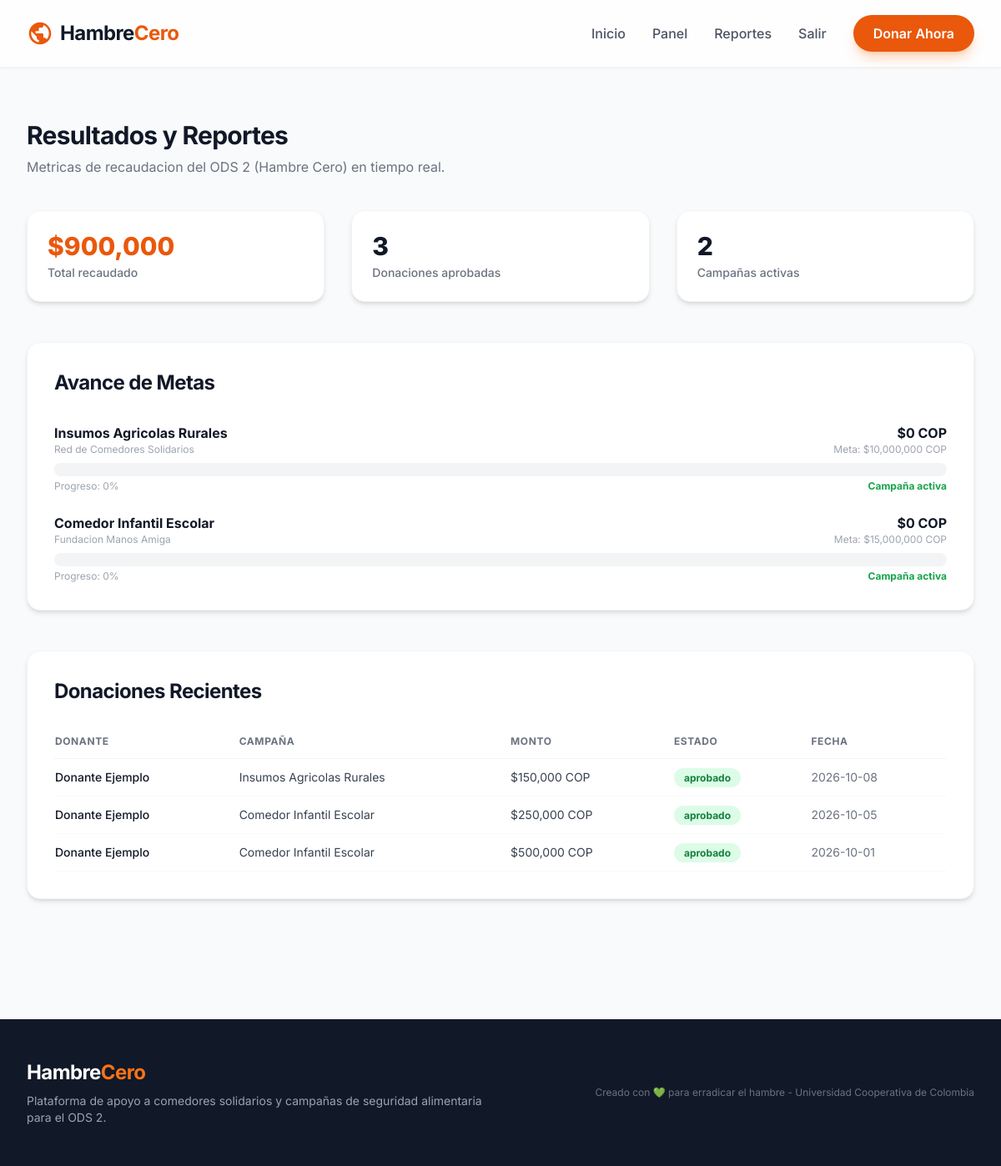
The page /reportes (signed in) on the database its author committed.
### tables this page shows
CREATE TABLE campanas (
    id_campana INTEGER PRIMARY KEY AUTOINCREMENT,
    id_org INTEGER NOT NULL,
    titulo VARCHAR(200) NOT NULL,
    descripcion TEXT NOT NULL,
    meta_financiera DECIMAL(12,2) NOT NULL,
    monto_recaudado DECIMAL(12,2) DEFAULT 0.00,
    fecha_limite DATE NOT NULL,
    FOREIGN KEY (id_org) REFERENCES organizaciones(id_org) ON DELETE CASCADE
);

CREATE TABLE organizaciones (
    id_org INTEGER PRIMARY KEY AUTOINCREMENT,
    nombre_org VARCHAR(200) NOT NULL,
    ubicacion VARCHAR(255) NOT NULL,
    documento_legal VARCHAR(50) UNIQUE NOT NULL,
    verificada BOOLEAN DEFAULT FALSE
);

CREATE TABLE donaciones (
    id_donacion INTEGER PRIMARY KEY AUTOINCREMENT,
    id_usuario INTEGER NOT NULL,
    id_campana INTEGER NOT NULL,
    monto DECIMAL(12,2) NOT NULL,
    estado_pago VARCHAR(20) NOT NULL DEFAULT 'pendiente' CHECK (estado_pago IN ('pendiente', 'aprobado', 'rechazado')),
    fecha_donacion TIMESTAMP DEFAULT CURRENT_TIMESTAMP,
    FOREIGN KEY (id_usuario) REFERENCES usuarios(id_usuario) ON DELETE CASCADE,
    FOREIGN KEY (id_campana) REFERENCES campanas(id_campana) ON DELETE CASCADE
);

CREATE TABLE usuarios (
    id_usuario INTEGER PRIMARY KEY AUTOINCREMENT,
    nombre_completo VARCHAR(150) NOT NULL,
    email VARCHAR(150) UNIQUE NOT NULL,
    password_hash VARCHAR(255) NOT NULL,
    rol VARCHAR(20) NOT NULL DEFAULT 'donante' CHECK (rol IN ('donante', 'admin')),
    fecha_registro TIMESTAMP DEFAULT CURRENT_TIMESTAMP
);

### backend/app.py (the view)
@app.route("/reportes")
@login_required
def reportes():
    db = get_db()
    total_recaudado = db.execute("SELECT COALESCE(SUM(monto), 0) FROM donaciones WHERE estado_pago = 'aprobado'").fetchone()[0]
    total_donaciones = db.execute("SELECT COUNT(*) FROM donaciones WHERE estado_pago = 'aprobado'").fetchone()[0]
    total_campanas = db.execute("SELECT COUNT(*) FROM campanas").fetchone()[0]
    campanas = db.execute(
        """SELECT c.*, o.nombre_org FROM campanas c
           JOIN organizaciones o ON c.id_org = o.id_org
           ORDER BY c.id_campana DESC"""
    ).fetchall()
    filas = []
    for c in campanas:
        recaudado = c["monto_recaudado"]
        meta = c["meta_financiera"]
        pct = int((recaudado / meta * 100) / 10 * 10) if meta > 0 else 0
        filas.append({
            "id_campana": c["id_campana"],
            "titulo": c["titulo"],
            "org": c["nombre_org"],
            "meta": meta,
            "recaudado": recaudado,
            "pct": pct,
            "fecha_limite": c["fecha_limite"],
            "activa": c["fecha_limite"] > date.today().isoformat(),
        })
    ultimas = db.execute(
        """SELECT d.*, u.nombre_completo AS donante, c.titulo AS campania FROM donaciones d
           JOIN usuarios u ON d.id_usuario = u.id_usuario
           JOIN campanas c ON d.id_campana = c.id_campana
           ORDER BY d.id_donacion DESC LIMIT 8"""
    ).fetchall()
    return render_template("reportes.html", total_recaudado=total_recaudado, total_donaciones=total_donaciones, total_campanas=total_campanas, filas=filas, ultimas=ultimas)

### backend/app.py (called while the page is built)
def get_db_path():
    uri = os.environ.get("DATABASE_URL", "sqlite:///" + os.path.join(BASE_DIR, "database", "hambre_cero_db.sqlite"))
    if uri.startswith("sqlite:///"):
        return os.path.abspath(uri[len("sqlite:///"):])
    return uri

def get_db():
    if "db" not in g:
        g.db = sqlite3.connect(get_db_path())
        g.db.row_factory = sqlite3.Row
        g.db.execute("PRAGMA foreign_keys = ON")
    return g.db

def login_required(f):
    @wraps(f)
    def wrapper(*args, **kwargs):
        if "user_id" not in session:
            flash("Debes iniciar sesion para acceder a esa vista", "error")
            return redirect(url_for("login", next=request.path))
        return f(*args, **kwargs)
    return wrapper

### frontend/templates/reportes.html (shortened to what this page needs)
{% extends "base.html" %}
{% block contenido %}
<div class="max-w-7xl mx-auto px-4 sm:px-6 lg:px-8 py-12">
    <div class="mb-10">
        <h1 class="text-3xl font-bold text-gray-900 tracking-tight">Resultados y Reportes</h1>
        <p class="text-gray-500 mt-2">Metricas de recaudacion del ODS 2 (Hambre Cero) en tiempo real.</p>
    </div>
    <div class="grid grid-cols-1 md:grid-cols-3 gap-8 mb-12">
        <div class="bg-white rounded-2xl shadow-md p-6 border border-gray-100">
            <p class="text-3xl font-extrabold text-brand-600 mb-1">${{ '{:,.0f}'.format(total_recaudado|float) }}</p>
            <p class="text-gray-500 font-medium text-sm">Total recaudado</p>
        </div>
        <div class="bg-white rounded-2xl shadow-md p-6 border border-gray-100">
            <p class="text-3xl font-extrabold text-gray-900 mb-1">{{ total_donaciones }}</p>
            <p class="text-gray-500 font-medium text-sm">Donaciones aprobadas</p>
        </div>
        <div class="bg-white rounded-2xl shadow-md p-6 border border-gray-100">
            <p class="text-3xl font-extrabold text-gray-900 mb-1">{{ total_campanas }}</p>
            <p class="text-gray-500 font-medium text-sm">Campañas activas</p>
        </div>
    </div>
    <div class="bg-white rounded-2xl shadow-md border border-gray-100 p-8 mb-12">
        <h2 class="text-2xl font-bold text-gray-900 tracking-tight mb-8">Avance de Metas</h2>
        <div class="space-y-6">
            {% for f in filas %}
            <div>
                <div class="flex justify-between items-center mb-2">
                    <div>
                        <p class="font-bold text-gray-900">{{ f.titulo }}</p>
                        <p class="text-xs text-gray-400">{{ f.org }}</p>
                    </div>
                    <div class="text-right">
                        <p class="font-bold text-gray-900">${{ '{:,.0f}'.format(f.recaudado|float) }} COP</p>
                        <p class="text-xs text-gray-400">Meta: ${{ '{:,.0f}'.format(f.meta|float) }} COP</p>
                    </div>
                </div>
                <div class="w-full bg-gray-100 rounded-full h-4">
                </div>
                <div class="flex justify-between mt-1">
                    <span class="text-xs text-gray-400">Progreso: {{ f.pct }}%</span>
                    <span class="text-xs {% if f.activa %}text-green-600 font-bold{% else %}text-gray-400{% endif %}">
                        {% if f.activa %}Campaña activa{% else %}Campaña finalizada{% endif %}
                    </span>
                </div>
            </div>
            {% endfor %}
        </div>
    </div>
    <div class="bg-white rounded-2xl shadow-md border border-gray-100 p-8">
        <h2 class="text-2xl font-bold text-gray-900 tracking-tight mb-6">Donaciones Recientes</h2>
        <div class="overflow-x-auto">
            <table class="min-w-full text-sm">
                <thead>
                    <tr class="text-left text-gray-500 uppercase tracking-wider text-xs border-b border-gray-100">
                        <th class="py-3 pr-4">Donante</th>
                        <th class="py-3 pr-4">Campaña</th>
                        <th class="py-3 pr-4">Monto</th>
                        <th class="py-3 pr-4">Estado</th>
                        <th class="py-3 pr-4">Fecha</th>
                    </tr>
                </thead>
                <tbody>
                    {% for d in ultimas %}
                    <tr class="border-b border-gray-50">
                        <td class="py-3 pr-4 font-medium text-gray-900">{{ d.donante }}</td>
                        <td class="py-3 pr-4 text-gray-700">{{ d.campania }}</td>
                        <td class="py-3 pr-4 text-gray-700">${{ '{:,.0f}'.format(d.monto|float) }} COP</td>
                        <td class="py-3 pr-4">
                            <span class="px-3 py-1 rounded-full text-xs font-bold {% if d.estado_pago == 'aprobado' %}bg-green-100 text-green-700{% elif d.estado_pago == 'rechazado' %}bg-red-100 text-red-700{% else %}bg-yellow-100 text-yellow-700{% endif %}">
                                {{ d.estado_pago }}
                            </span>
                        </td>
                        <td class="py-3 pr-4 text-gray-500">{{ d.fecha_donacion[:10] }}</td>
                    </tr>
                    {% endfor %}
                </tbody>
            </table>
        </div>
    </div>
</div>
{% endblock %}

### rows shown on the page
campanas: titulo "Insumos Agricolas Rurales", org "Red de Comedores Solidarios", recaudado "0", meta "10,000,000", pct "0"
campanas: titulo "Comedor Infantil Escolar", org "Fundacion Manos Amiga", recaudado "0", meta "15,000,000", pct "0"
donaciones: donante "Donante Ejemplo", campania "Insumos Agricolas Rurales", monto "150,000", estado_pago "aprobado", fecha_donacion "2026-10-08"
donaciones: donante "Donante Ejemplo", campania "Comedor Infantil Escolar", monto "250,000", estado_pago "aprobado", fecha_donacion "2026-10-05"
donaciones: donante "Donante Ejemplo", campania "Comedor Infantil Escolar", monto "500,000", estado_pago "aprobado", fecha_donacion "2026-10-01"

### other values the page prints
{{ '{:,.0f}'.format(total_recaudado|float) }} "900,000"
{{ total_donaciones }} "3"
{{ total_campanas }} "2"
